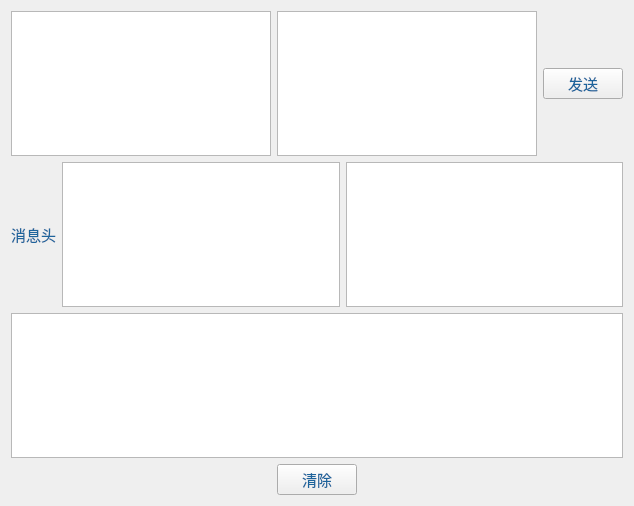
<?xml version="1.0" encoding="UTF-8"?>
<ui version="4.0">
 <class>Form</class>
 <widget class="QWidget" name="Form">
  <property name="geometry">
   <rect>
    <x>0</x>
    <y>0</y>
    <width>634</width>
    <height>506</height>
   </rect>
  </property>
  <property name="windowTitle">
   <string>Form</string>
  </property>
  <property name="styleSheet">
   <string notr="true">*{	
	font-family:微软雅黑;
	font-size:15px;
	color: #1d649c;
}</string>
  </property>
  <layout class="QVBoxLayout" name="verticalLayout">
   <item>
    <layout class="QHBoxLayout" name="horizontalLayout">
     <item>
      <widget class="QListWidget" name="requestway"/>
     </item>
     <item>
      <widget class="QPlainTextEdit" name="url"/>
     </item>
     <item>
      <widget class="QPushButton" name="button1">
       <property name="text">
        <string>发送</string>
       </property>
      </widget>
     </item>
    </layout>
   </item>
   <item>
    <layout class="QHBoxLayout" name="horizontalLayout_2">
     <item>
      <widget class="QLabel" name="label">
       <property name="text">
        <string>消息头</string>
       </property>
      </widget>
     </item>
     <item>
      <widget class="QPlainTextEdit" name="messgae_body"/>
     </item>
     <item>
      <widget class="QPlainTextEdit" name="request"/>
     </item>
    </layout>
   </item>
   <item>
    <widget class="QPlainTextEdit" name="result"/>
   </item>
   <item>
    <layout class="QHBoxLayout" name="horizontalLayout_3">
     <item>
      <widget class="QPushButton" name="pushButton">
       <property name="sizePolicy">
        <sizepolicy hsizetype="Fixed" vsizetype="Fixed">
         <horstretch>0</horstretch>
         <verstretch>0</verstretch>
        </sizepolicy>
       </property>
       <property name="text">
        <string>清除</string>
       </property>
      </widget>
     </item>
    </layout>
   </item>
  </layout>
 </widget>
 <resources/>
 <connections/>
</ui>
